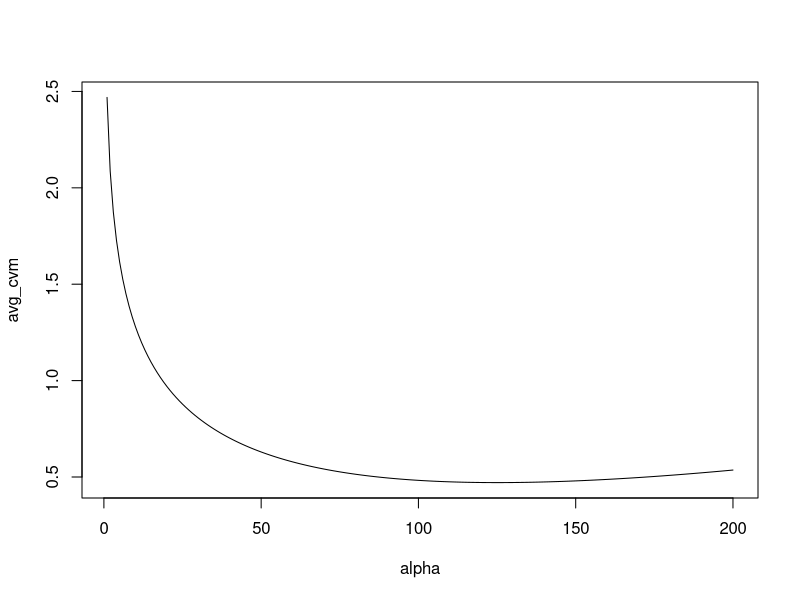
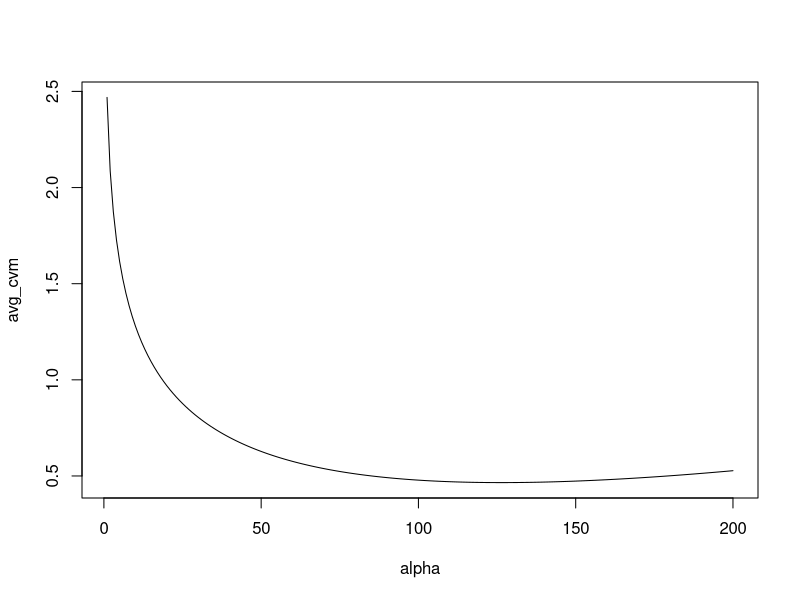
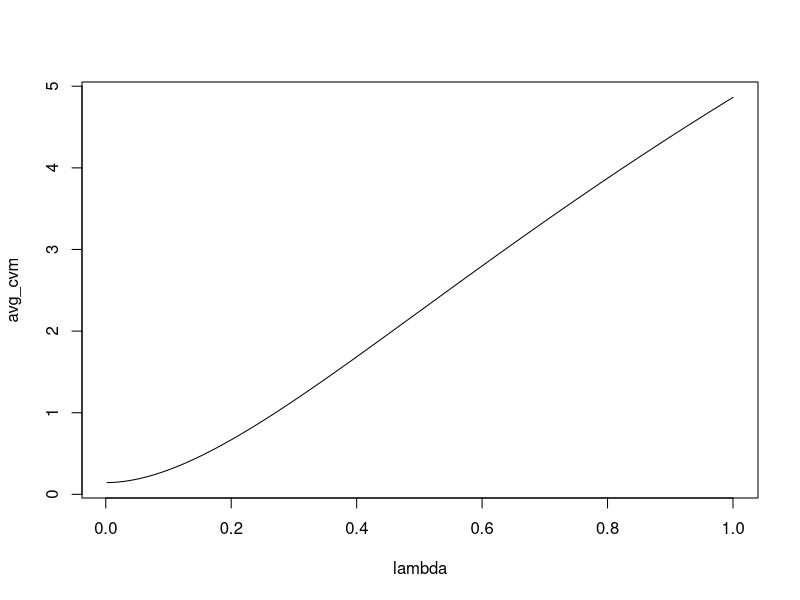
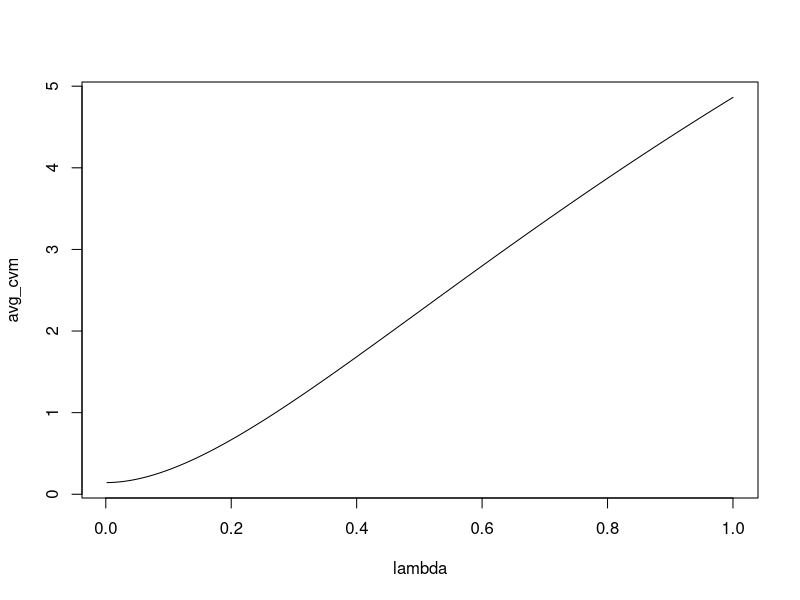

R code for these plots, in order:
##########
# k-fold split function
SPLIT_Kfold = function(n,K){
  ind = c(1:n)
  out = list()
  for(i in 1:(K-1)){
    size = length(ind)*1/(K-i+1)
    split = sort(sample(ind,size))
    ind = ind[ !( ind %in% split ) ]
    out[[i]] = split
  }
  out[[K]] = ind
  return(out)
}


##########
# Q1

# data loading
library(boot); data(poisons); y = poisons$time

# example theta_hat calculation
theta_hat_fun = function(y,alpha){
  theta_hat = alpha/mean(y)
  return(theta_hat)
}

# example loss calculation
loss_fun = function(theta_hat,y,alpha){
  loss = -mean(dgamma(y,shape=alpha,rate=theta_hat,log=TRUE))
  return(loss)
}


##########
# Q2

# data loading
library(boot); data(poisons); y = poisons$time

# example theta_hat calculation
theta_hat_fun = function(y,alpha){
  theta_hat = mean(y^alpha)^(1/alpha)
  return(theta_hat)
}

# example loss calculation
loss_fun = function(theta_hat,y,alpha){
  loss = -mean(dweibull(y,shape=alpha,scale=theta_hat,log=TRUE))
  return(loss)
}


##########
# Q3

# data loading
library(boot); data(discoveries); y = discoveries

# example theta_hat calculation
theta_hat_fun = function(y,alpha){
  theta_hat = mean(y)/(alpha+mean(y))
  return(theta_hat)
}

# example loss calculation
loss_fun = function(theta_hat,y,alpha){
  loss = -mean(dnbinom(y,size=alpha,prob=1-theta_hat,log=TRUE))
  return(loss)
}


##########
# Q4

# data loading
library(boot); data(acme); y=acme$acme

# density function
# f(x) = gamma(2*alpha)/gamma(alpha)^2*1/sigma*exp(alpha*(x-mu)/sigma)/(1+exp((x-mu)/sigma))^(2*alpha)
dlogisIII = function(x,mu,sigma,alpha,log=FALSE){
  z = 1/(1+exp(-(x-mu)/sigma))
  out = dbeta(z,alpha,alpha,log=TRUE)+log(z)+log(1-z)-log(sigma)
  if(log==TRUE){return(out)}else{return(exp(out))}
}

# mle function
mle_logisIII_fixed_shape = function(y,alpha){
  f = function(theta){
    mu=theta[1]; sigma = exp(theta[2]);
    return(sum(dlogisIII(y,mu,sigma,alpha,log=TRUE)))
  }
  opt = optim(c(0,0),f,control=list(fnscale=-1,reltol=1e-12))
  return(c(mu=opt$par[1],sigma=exp(opt$par[2])))
}

# example (mu_hat, sigma_hat) calculation
mu_sigma_hat_fun = function(y,alpha){
  estimate = mle_logisIII_fixed_shape(y,alpha)
  return(estimate)
}

# example loss calculation
loss_fun = function(mu_sigma_hat,y,alpha){
  loss = -mean(dlogisIII(y,mu=mu_sigma_hat[1],sigma=mu_sigma_hat[2],alpha=alpha,log=TRUE))
  return(loss)
}

##########
# Q5

# data loading
library(boot); data(amis); y=amis$speed

# density function
# f(x) = 1/(2*sigma*K_1(alpha))*exp(-alpha*sqrt(1+(x-mu)^2/sigma^2))
dhyperbolic = function(x,mu,sigma,alpha,log=FALSE){
  out = -alpha*sqrt(1+(x-mu)^2/sigma^2)-log(2*sigma)-alpha-log(besselK(alpha,1,TRUE))
  if(log==TRUE){return(out)}else{return(exp(out))}
}


# mle function
mle_hyperbolic_fixed_shape = function(y,alpha){
  f = function(theta){
    mu=theta[1]; sigma = exp(theta[2]);
    return(sum(dhyperbolic(y,mu,sigma,alpha,log=TRUE)))
  }
  opt = optim(c(0,0),f,control=list(fnscale=-1,reltol=1e-12))
  return(c(mu=opt$par[1],sigma=exp(opt$par[2])))
}

# example (mu_hat, sigma_hat) calculation
mu_sigma_hat_fun = function(y,alpha){
  estimate = mle_hyperbolic_fixed_shape(y,alpha)
  return(estimate)
}

# example loss calculation
loss_fun = function(mu_sigma_hat,y,alpha){
  loss = -mean(dhyperbolic(y,mu=mu_sigma_hat[1],sigma=mu_sigma_hat[2],alpha=alpha,log=TRUE))
  return(loss)
}


##########
# Q6

# data loading
library(boot); data(fir); y = fir$count

# example theta_hat calculation
theta_hat_fun = function(y,alpha){
  theta_hat = (alpha+sum(y))/(alpha+length(y))
  return(theta_hat)
}

# example loss calculation
loss_fun = function(theta_hat,y,alpha){
  loss = -mean(dpois(y,lambda=theta_hat,log=TRUE))
  return(loss)
}


##########
# Q7

# data loading
library(boot); data(nodal); y = nodal$stage

# example theta_hat calculation
theta_hat_fun = function(y,alpha){
  theta_hat = (alpha+sum(y))/(2*alpha+length(y))
  return(theta_hat)
}

# example loss calculation
loss_fun = function(theta_hat,y,alpha){
  loss = -mean(dbinom(y,1,prob=theta_hat,log=TRUE))
  return(loss)
}


##########
# Q8

# data loading
library(boot); data(acme); y=acme$acme

# example mu_hat calculation
mu_hat_fun = function(y,lambda){
  mu_hat = mean(y)/(1+lambda)
  return(mu_hat)
}

# example loss calculation
loss_fun = function(mu_hat,y,lambda){
  loss = mean((y-mu_hat)^2)
  return(loss)
}


##########
# Q9

# data loading
library(boot); data(amis); y=amis$speed

# example mu_hat calculation
mu_hat_fun = function(y,lambda){
  y_bar = mean(y)
  if(y_bar > lambda){
    mu_hat = y_bar - lambda
  }else if(y_bar < -lambda){
    mu_hat = y_bar + lambda
  }else{
    mu_hat = 0
  }
  return(mu_hat)
}

# example loss calculation
loss_fun = function(mu_hat,y,lambda){
  loss = mean((y-mu_hat)^2)
  return(loss)
}


##########
# Q10

# data loading
library(palmerpenguins); data("penguins");
y = penguins$flipper_length_mm; x = penguins$body_mass_g;
ind = !(is.na(y) | is.na(x)); y = y[ind]; x = x[ind]


# example mu_hat calculation
alpha_beta_hat_fun = function(y,x,lambda){
  mean_x = mean(x)
  mean_y = mean(y)
  cov_xy_hat = mean((y-mean_y)*(x-mean_x))
  var_x_hat = mean((x-mean_x)^2)
  beta_0 = cov_xy_hat/var_x_hat
  if(cov_xy_hat > lambda){
    beta_hat = beta_0 - lambda
  }else if(cov_xy_hat < -lambda){
    beta_hat = beta_0 + lambda
  }else{
    beta_hat = 0
  }
  alpha_hat = mean_y - beta_hat*mean(x)
  return(c(alpha=alpha_hat,beta=beta_hat))
}

# example loss calculation
loss_fun = function(alpha_beta_hat,y,x,lambda){
  loss = mean((y-(alpha_beta_hat[1]+x*alpha_beta_hat[2]))^2)
  return(loss)
}


##########
# Example 1 (from class)
# Estimation of Gamma distribution shape parameter (alpha) using 5-fold CV
# we will look at integer alpha from 1 to 200
# theta is rate and determined by MLE for given shape alpha
# prediction loss is average negative log density of test data using shape alpha and rate theta_hat_train

# split fun
SPLIT_Kfold = function(n,K){
  ind = c(1:n)
  out = list()
  for(i in 1:(K-1)){
    size = length(ind)*1/(K-i+1)
    split = sort(sample(ind,size))
    ind = ind[ !( ind %in% split ) ]
    out[[i]] = split
  }
  out[[K]] = ind
  return(out)
}

# fit fun
FIT = function(y,train_ind,alpha){
  # subset data
  y_train = y[train_ind]
  # compute estimate
  theta_hat_train = alpha/mean(y_train)
  # return estimate
  return(theta_hat_train)
}

# cvm fun
CVM = function(fit,y,train_ind,alpha){
  # fit is output from FIT and so is theta_hat_train
  theta_hat_train = fit
  # subset data
  y_test = y[-train_ind]
  # compute cvm
  cvm = -mean(dgamma(y_test,shape=alpha,rate=theta_hat_train,log=TRUE))
  # return loss
  return(cvm)
}

# loading some data for this analysis
data("faithful")
y = faithful$eruptions[faithful$waiting>72]

#alpha values
alpha = c(1:200)

## analysis approach 1, just code

# getting splits
n = length(y)
K = 5
splits = SPLIT_Kfold(n,K)

# container for average cvm over splits for each alpha[i]
avg_cvm = rep(NA,length(alpha))

#looping over alpha values
for(i in 1:length(alpha)){
  # local container for cvm over splits for a specific alpha[i]
  cvm_loc = rep(NA,K)
  #looping over splits
  for(j in 1:K){
    # get training indices
    # split is test indices
    # complement of split is training indices
    test_ind = splits[[j]]
    train_ind = c(1:n)[-test_ind]
    # local fit
    fit_loc = FIT(y,train_ind,alpha[i])
    # local cvm for jth split  
    cvm_loc[j] = CVM(fit_loc,y,train_ind,alpha[i])
  }
  #getting avg cvm for the specific alpha[i]
  avg_cvm[i] = mean(cvm_loc)
}

#looking at output 
plot(avg_cvm~alpha,type="l")
alpha[which.min(avg_cvm)]


## analysis approach 2, using a wrapper
CV_FUN = function(y,splits,alpha){
  # y is a data vector
  # splits is a list of vectors of indices
  n = length(y)
  K = length(splits)
  
  # container for cvm over splits
  cvm = rep(NA,K)
  #looping over splits
  for(j in 1:K){
    # get training indices
    # split is test indices
    # complement of split is training indices
    test_ind = splits[[j]]
    train_ind = c(1:n)[-test_ind]
    # local fit
    fit = FIT(y,train_ind,alpha)
    # local cvm for jth split  
    cvm[j] = CVM(fit,y,train_ind,alpha)
  }
  #getting avg cvm
  avg_cvm = mean(cvm)
  # returning average cvm
  return(avg_cvm)
}

# getting splits
n = length(y)
K = 5
splits = SPLIT_Kfold(n,K)

# container for average cvm over splits for each alpha[i]
avg_cvm = rep(NA,length(alpha))

#looping over alpha values
for(i in 1:length(alpha)){
  avg_cvm[i] = CV_FUN(y,splits,alpha[i])
}

#looking at output 
plot(avg_cvm~alpha,type="l")
alpha[which.min(avg_cvm)]


##########
# Example 2 (referenced in class but code not provided)
# Estimation of penalized least squares tuning parameter (lambda) using 5-fold CV
# we will look at 500 lambda values from 0.002 to 1
# penalized estimation by minimizing mean((y-theta)^2)+lambda*theta^2
# prediction loss is mean((y-theta_hat_train)^2)

# split fun
SPLIT_Kfold = function(n,K){
  ind = c(1:n)
  out = list()
  for(i in 1:(K-1)){
    size = length(ind)*1/(K-i+1)
    split = sort(sample(ind,size))
    ind = ind[ !( ind %in% split ) ]
    out[[i]] = split
  }
  out[[K]] = ind
  return(out)
}

# fit fun
FIT = function(y,train_ind,lambda){
  # subset data
  y_train = y[train_ind]
  # compute estimate
  theta_hat_train = mean(y_train)/(1+lambda)
  # return estimate
  return(theta_hat_train)
}

# cvm fun
CVM = function(fit,y,train_ind,lambda){
  # fit is output from FIT and so is theta_hat_train
  theta_hat_train = fit
  # subset data
  y_test = y[-train_ind]
  # compute cvm
  cvm = mean((y_test-theta_hat_train)^2)
  # return loss
  return(cvm)
}

# loading some data for this analysis
data("faithful")
y = faithful$eruptions[faithful$waiting>72]

#alpha values
lambda = seq(0.002,1,length.out = 300)

## analysis approach 1, just code

# getting splits
n = length(y)
K = 5
splits = SPLIT_Kfold(n,K)

# container for average cvm over splits for each lambda[i]
avg_cvm = rep(NA,length(lambda))

#looping over lambda values
for(i in 1:length(lambda)){
  # local container for cvm over splits for a specific lambda[i]
  cvm_loc = rep(NA,K)
  #looping over splits
  for(j in 1:K){
    # get training indices
    # split is test indices
    # complement of split is training indices
    test_ind = splits[[j]]
    train_ind = c(1:n)[-test_ind]
    # local fit
    fit_loc = FIT(y,train_ind,lambda[i])
    # local cvm for jth split  
    cvm_loc[j] = CVM(fit_loc,y,train_ind,lambda[i])
  }
  #getting avg cvm for the specific lambda[i]
  avg_cvm[i] = mean(cvm_loc)
}

#looking at output 
plot(avg_cvm~lambda,type="l")
lambda[which.min(avg_cvm)]


## analysis approach 2, using a wrapper
CV_FUN = function(y,splits,lambda){
  # y is a data vector
  # splits is a list of vectors of indices
  n = length(y)
  K = length(splits)
  
  # container for cvm over splits
  cvm = rep(NA,K)
  #looping over splits
  for(j in 1:K){
    # get training indices
    # split is test indices
    # complement of split is training indices
    test_ind = splits[[j]]
    train_ind = c(1:n)[-test_ind]
    # local fit
    fit = FIT(y,train_ind,lambda)
    # local cvm for jth split  
    cvm[j] = CVM(fit,y,train_ind,lambda)
  }
  #getting avg cvm
  avg_cvm = mean(cvm)
  # returning average cvm
  return(avg_cvm)
}

# getting splits
n = length(y)
K = 5
splits = SPLIT_Kfold(n,K)

# container for average cvm over splits for each lambda[i]
avg_cvm = rep(NA,length(lambda))

#looping over alpha values
for(i in 1:length(lambda)){
  avg_cvm[i] = CV_FUN(y,splits,lambda[i])
}

#looking at output 
plot(avg_cvm~lambda,type="l")
lambda[which.min(avg_cvm)]

